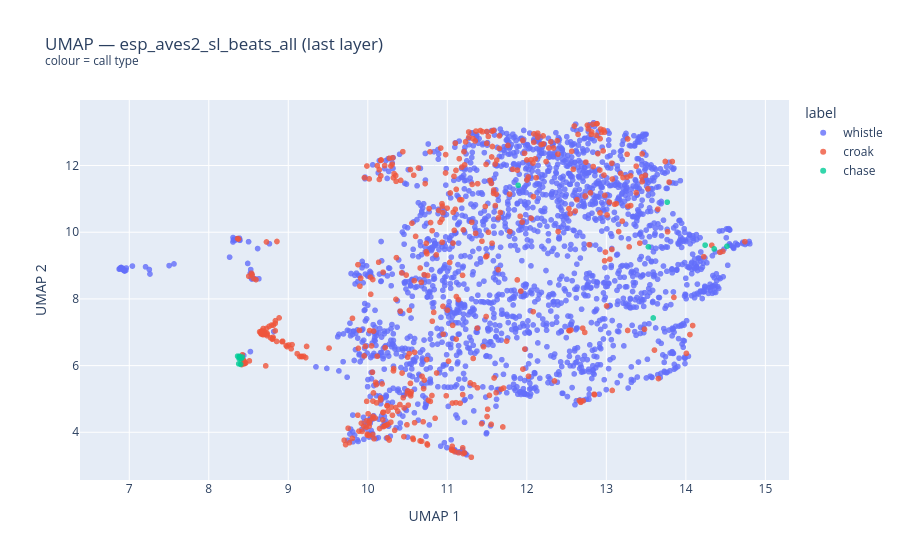

The notebook cell saved with this chart:
### Markdown cell above
## 4. UMAP Visualisation

### Code cell
labels = df["call_type"].tolist()
hover = [
    f"{row['path'].split('/')[-1]}<br>Type: {row['call_type']}<br>Deploy: {row['deploy_id']}"
    for _, row in df.iterrows()
]

fig_beats = plot_umap(
    beats_embs,
    labels=labels,
    title=f"UMAP — {BEATS_MODEL} (last layer)<br><sup>colour = call type</sup>",
    hover_text=hover,
)
fig_beats.show()
fig_umap_beats_static = plot_umap_static(beats_embs, labels=labels, title=f"UMAP — {BEATS_MODEL} (last layer) — static")
display(fig_umap_beats_static)

### Figure 1 — Plotly figure (JSON) as saved in the notebook; plotly's stock layout.template omitted (floating-point values rounded to 4 significant figures; data arrays with more than 128 entries replaced by an {"elided": "..."} marker saying what was removed)
{"data": [{"hovertemplate": "<b>%{hovertext}</b><br><br>label=whistle<br>UMAP 1=%{x}<br>UMAP 2=%{y}<extra></extra>", "hovertext": {"elided": "2039 str values"}, "legendgroup": "whistle", "marker": {"color": "#636efa", "opacity": 0.8, "size": 6, "symbol": "circle"}, "mode": "markers", "name": "whistle", "showlegend": true, "type": "scattergl", "x": {"elided": "2039 float values"}, "xaxis": "x", "y": {"elided": "2039 float values"}, "yaxis": "y"}, {"hovertemplate": "<b>%{hovertext}</b><br><br>label=croak<br>UMAP 1=%{x}<br>UMAP 2=%{y}<extra></extra>", "hovertext": {"elided": "459 str values"}, "legendgroup": "croak", "marker": {"color": "#EF553B", "opacity": 0.8, "size": 6, "symbol": "circle"}, "mode": "markers", "name": "croak", "showlegend": true, "type": "scattergl", "x": {"elided": "459 float values"}, "xaxis": "x", "y": {"elided": "459 float values"}, "yaxis": "y"}, {"hovertemplate": "<b>%{hovertext}</b><br><br>label=chase<br>UMAP 1=%{x}<br>UMAP 2=%{y}<extra></extra>", "hovertext": ["1504.wav<br>Type: chase<br>Deploy: 14569_1_2020_06_11_FVA133", "1508.wav<br>Type: chase<br>Deploy: 14569_1_2020_06_11_FVA133", "1521.wav<br>Type: chase<br>Deploy: 14569_1_2020_06_11_FVA133", "518.wav<br>Type: chase<br>Deploy: 14569_1_2020_06_11_FVA133", "1548.wav<br>Type: chase<br>Deploy: 14569_1_2020_06_11_FVA133", "1549.wav<br>Type: chase<br>Deploy: 14569_1_2020_06_11_FVA133", "1603.wav<br>Type: chase<br>Deploy: 14569_1_2020_06_11_FVA133", "1604.wav<br>Type: chase<br>Deploy: 14569_1_2020_06_11_FVA133", "709.wav<br>Type: chase<br>Deploy: 14569_1_2020_06_11_FVA133", "11139.wav<br>Type: chase<br>Deploy: 24606_3_2021_05_10_FVA139", "7904.wav<br>Type: chase<br>Deploy: 18800_2_2021_05_20_FVA121", "7953.wav<br>Type: chase<br>Deploy: 45499_1_2021_06_03_FVA125", "5915.wav<br>Type: chase<br>Deploy: 49334_1_2021_05_17_FVA015", "6866.wav<br>Type: chase<br>Deploy: 25175_5_2021_05_10_FVA008", "7611.wav<br>Type: chase<br>Deploy: 23718_1_2021_05_08_FVA080", "7674.wav<br>Type: chase<br>Deploy: 18672_1_2021_06_16_FVA023"], "legendgroup": "chase", "marker": {"color": "#00cc96", "opacity": 0.8, "size": 6, "symbol": "circle"}, "mode": "markers", "name": "chase", "showlegend": true, "type": "scattergl", "x": [8.386, 8.363, 11.89, 8.384, 14.36, 14.52, 8.4, 8.377, 13.77, 8.423, 13.53, 8.381, 14.24, 13.59, 8.387, 8.406], "xaxis": "x", "y": [6.239, 6.283, 11.41, 6.264, 9.499, 9.579, 6.037, 6.054, 10.9, 6.254, 9.562, 6.211, 9.613, 7.429, 6.28, 6.203], "yaxis": "y"}], "layout": {"legend": {"title": {"text": "label"}, "tracegroupgap": 0}, "title": {"text": "UMAP — esp_aves2_sl_beats_all (last layer)<br><sup>colour = call type</sup>"}, "xaxis": {"anchor": "y", "domain": [0.0, 1.0], "title": {"text": "UMAP 1"}}, "yaxis": {"anchor": "x", "domain": [0.0, 1.0], "title": {"text": "UMAP 2"}}}}
